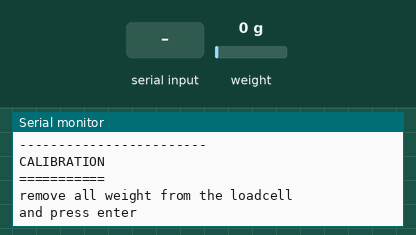
This sketch was run on a simulated Arduino Uno, built with avr-gcc and run on an emulated ATmega328P. On the bench: the last lines printed to the serial monitor. The inputs (shaded band) are chosen by the test bench; at power-on: weight on the scale 0 g.

Above: at 1.2 s.
1.3 s: "90,45\n" received over Serial
At 2.5 s:
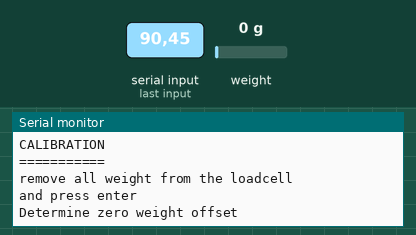
4.3 s: "90\n" received over Serial
At 4.4 s:
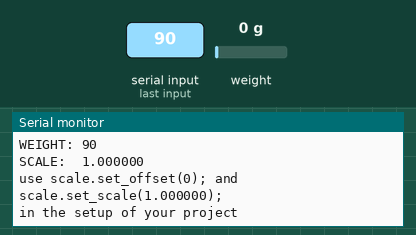

The sketch:

ScaleCalibration.ino
```cpp
#include <Arduino.h> // Required for platformio, not needed for Arduino IDE
#include <Wire.h> // Required when using I2C devices
#include "HX711.h" // Required for HX711 load cell amplifier

// HX711 circuit wiring
const int LOADCELL_DOUT_PIN = 4;
const int LOADCELL_SCK_PIN = 5;

HX711 loadCell;

void setup() {
    Serial.begin(9600);
    Serial.println("HX711 calibration sketch");
    Serial.println("------------------------");
    loadCell.begin(LOADCELL_DOUT_PIN, LOADCELL_SCK_PIN);
}

void loop(){
    calibrate();
}

void calibrate()
{
    // Print initial messages to indicate the start of the calibration process
    Serial.println("\n\nCALIBRATION\n===========");
    Serial.println("remove all weight from the loadcell");

    // Clear the serial input buffer
    while (Serial.available()) Serial.read();

    // Ask the user to press Enter after removing all weight
    Serial.println("and press enter\n");
    while (Serial.available() == 0);

    // Determine the offset when there is no weight on the load cell
    Serial.println("Determine zero weight offset");
    loadCell.tare(20);  // Average 20 measurements
    uint32_t offset = loadCell.get_offset();

    // Print the determined offset value
    Serial.print("OFFSET: ");
    Serial.println(offset);
    Serial.println();

    // Ask the user to place a known weight on the load cell
    Serial.println("place a weight on the loadcell");

    // Clear the serial input buffer
    while (Serial.available()) Serial.read();

    // Ask the user to enter the weight in grams and press Enter
    Serial.println("enter the weight in (whole) grams and press enter");
    uint32_t weight = 0;

    // Read the weight entered by the user from the serial monitor
    while (Serial.peek() != '\n')
    {
        if (Serial.available())
        {
            char ch = Serial.read();
            if (isdigit(ch))
            {
                weight *= 10;
                weight = weight + (ch - '0');
            }
        }
    }

    // Print the weight entered by the user
    Serial.print("WEIGHT: ");
    Serial.println(weight);

    // Calibrate the load cell using the known weight and averaging 20 measurements
    loadCell.calibrate_scale(weight, 20);
    float scale = loadCell.get_scale();

    // Print the determined scale factor
    Serial.print("SCALE:  ");
    Serial.println(scale, 6);

    // Provide instructions to the user on how to use the offset and scale values in the setup of their project
    Serial.print("\nuse scale.set_offset(");
    Serial.print(offset);
    Serial.print("); and scale.set_scale(");
    Serial.print(scale, 6);
    Serial.print(");\n");
    Serial.println("in the setup of your project");

    // Print a final message indicating the end of the calibration process
    Serial.println("\n\n");
}
```

Measured:
- after the input at 1.3 s, the serial monitor: prints a new line at once (image 1)
- after the input at 4.3 s, the serial monitor: prints a new line at once (image 2)
